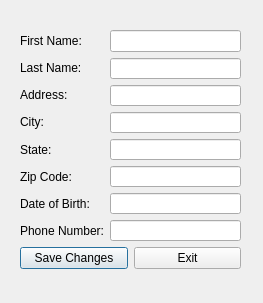
<?xml version="1.0" encoding="UTF-8"?>
<ui version="4.0">
 <class>admineditinfo</class>
 <widget class="QDialog" name="admineditinfo">
  <property name="geometry">
   <rect>
    <x>0</x>
    <y>0</y>
    <width>263</width>
    <height>303</height>
   </rect>
  </property>
  <property name="windowTitle">
   <string>Edit Student Information</string>
  </property>
  <widget class="QWidget" name="layoutWidget">
   <property name="geometry">
    <rect>
     <x>20</x>
     <y>30</y>
     <width>221</width>
     <height>239</height>
    </rect>
   </property>
   <layout class="QVBoxLayout" name="verticalLayout_3">
    <item>
     <layout class="QHBoxLayout" name="horizontalLayout">
      <item>
       <layout class="QVBoxLayout" name="verticalLayout_2">
        <item>
         <widget class="QLabel" name="label">
          <property name="text">
           <string>First Name:</string>
          </property>
         </widget>
        </item>
        <item>
         <widget class="QLabel" name="label_2">
          <property name="text">
           <string>Last Name:</string>
          </property>
         </widget>
        </item>
        <item>
         <widget class="QLabel" name="label_3">
          <property name="text">
           <string>Address:</string>
          </property>
         </widget>
        </item>
        <item>
         <widget class="QLabel" name="label_4">
          <property name="text">
           <string>City:</string>
          </property>
         </widget>
        </item>
        <item>
         <widget class="QLabel" name="label_5">
          <property name="text">
           <string>State:</string>
          </property>
         </widget>
        </item>
        <item>
         <widget class="QLabel" name="label_6">
          <property name="text">
           <string>Zip Code:</string>
          </property>
         </widget>
        </item>
        <item>
         <widget class="QLabel" name="label_7">
          <property name="text">
           <string>Date of Birth:</string>
          </property>
         </widget>
        </item>
        <item>
         <widget class="QLabel" name="label_8">
          <property name="text">
           <string>Phone Number:</string>
          </property>
         </widget>
        </item>
       </layout>
      </item>
      <item>
       <layout class="QVBoxLayout" name="verticalLayout">
        <item>
         <widget class="QLineEdit" name="firstName"/>
        </item>
        <item>
         <widget class="QLineEdit" name="lastName"/>
        </item>
        <item>
         <widget class="QLineEdit" name="address"/>
        </item>
        <item>
         <widget class="QLineEdit" name="city"/>
        </item>
        <item>
         <widget class="QLineEdit" name="state"/>
        </item>
        <item>
         <widget class="QLineEdit" name="zip"/>
        </item>
        <item>
         <widget class="QLineEdit" name="dob"/>
        </item>
        <item>
         <widget class="QLineEdit" name="phone"/>
        </item>
       </layout>
      </item>
     </layout>
    </item>
    <item>
     <layout class="QHBoxLayout" name="horizontalLayout_2">
      <item>
       <widget class="QPushButton" name="pushButton">
        <property name="text">
         <string>Save Changes</string>
        </property>
       </widget>
      </item>
      <item>
       <widget class="QPushButton" name="pushButton_2">
        <property name="text">
         <string>Exit</string>
        </property>
       </widget>
      </item>
     </layout>
    </item>
   </layout>
  </widget>
 </widget>
 <resources/>
 <connections/>
</ui>
